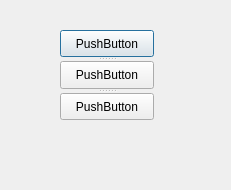
<?xml version="1.0" encoding="UTF-8"?>
<ui version="4.0">
 <class>VerticalLayout</class>
 <widget class="QDialog" name="VerticalLayout">
  <property name="geometry">
   <rect>
    <x>0</x>
    <y>0</y>
    <width>231</width>
    <height>190</height>
   </rect>
  </property>
  <property name="windowTitle">
   <string>Dialog</string>
  </property>
  <widget class="QSplitter" name="splitter">
   <property name="geometry">
    <rect>
     <x>60</x>
     <y>30</y>
     <width>94</width>
     <height>90</height>
    </rect>
   </property>
   <property name="orientation">
    <enum>Qt::Vertical</enum>
   </property>
   <widget class="QPushButton" name="pushButton_3">
    <property name="text">
     <string>PushButton</string>
    </property>
   </widget>
   <widget class="QPushButton" name="pushButton_2">
    <property name="text">
     <string>PushButton</string>
    </property>
   </widget>
   <widget class="QPushButton" name="pushButton">
    <property name="text">
     <string>PushButton</string>
    </property>
   </widget>
  </widget>
 </widget>
 <resources/>
 <connections/>
</ui>
